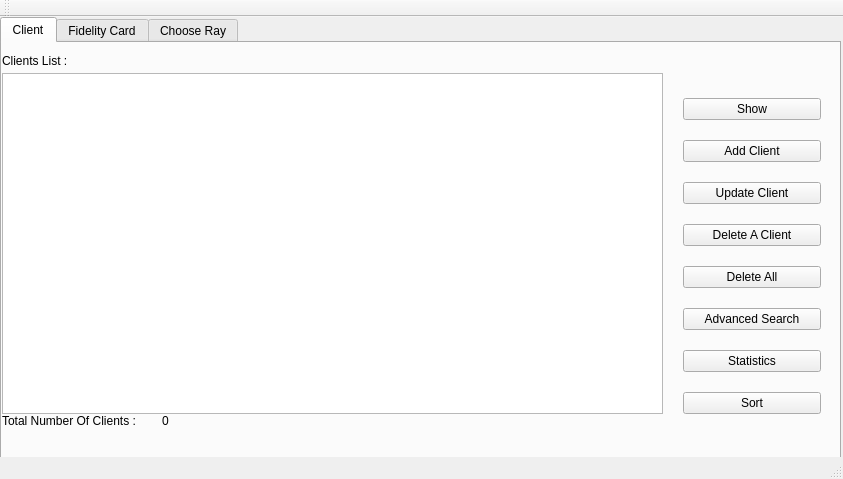
<?xml version="1.0" encoding="UTF-8"?>
<ui version="4.0">
 <class>MainWindow</class>
 <widget class="QMainWindow" name="MainWindow">
  <property name="geometry">
   <rect>
    <x>0</x>
    <y>0</y>
    <width>843</width>
    <height>479</height>
   </rect>
  </property>
  <property name="windowTitle">
   <string>MainWindow</string>
  </property>
  <widget class="QWidget" name="centralWidget">
   <widget class="QStackedWidget" name="stackedWidget">
    <property name="geometry">
     <rect>
      <x>0</x>
      <y>0</y>
      <width>841</width>
      <height>451</height>
     </rect>
    </property>
    <property name="currentIndex">
     <number>0</number>
    </property>
    <widget class="QWidget" name="page">
     <widget class="QTabWidget" name="tabWidget">
      <property name="geometry">
       <rect>
        <x>0</x>
        <y>0</y>
        <width>841</width>
        <height>471</height>
       </rect>
      </property>
      <property name="currentIndex">
       <number>0</number>
      </property>
      <widget class="QWidget" name="tab_3">
       <attribute name="title">
        <string>Client</string>
       </attribute>
       <widget class="QTableWidget" name="tableWidget">
        <property name="geometry">
         <rect>
          <x>0</x>
          <y>30</y>
          <width>661</width>
          <height>341</height>
         </rect>
        </property>
       </widget>
       <widget class="QWidget" name="layoutWidget">
        <property name="geometry">
         <rect>
          <x>670</x>
          <y>30</y>
          <width>160</width>
          <height>371</height>
         </rect>
        </property>
        <layout class="QVBoxLayout" name="verticalLayout">
         <item>
          <widget class="QPushButton" name="pushButton_2">
           <property name="styleSheet">
            <string notr="true"/>
           </property>
           <property name="text">
            <string>Show</string>
           </property>
          </widget>
         </item>
         <item>
          <widget class="QPushButton" name="pushButton">
           <property name="text">
            <string>Add Client</string>
           </property>
          </widget>
         </item>
         <item>
          <widget class="QPushButton" name="pushButton_3">
           <property name="text">
            <string>Update Client</string>
           </property>
          </widget>
         </item>
         <item>
          <widget class="QPushButton" name="pushButton_5">
           <property name="text">
            <string>Delete A Client</string>
           </property>
          </widget>
         </item>
         <item>
          <widget class="QPushButton" name="pushButton_4">
           <property name="text">
            <string>Delete All</string>
           </property>
          </widget>
         </item>
         <item>
          <widget class="QPushButton" name="pushButton_28">
           <property name="text">
            <string>Advanced Search</string>
           </property>
          </widget>
         </item>
         <item>
          <widget class="QPushButton" name="pushButton_29">
           <property name="text">
            <string>Statistics</string>
           </property>
          </widget>
         </item>
         <item>
          <widget class="QPushButton" name="pushButton_23">
           <property name="text">
            <string>Sort</string>
           </property>
          </widget>
         </item>
        </layout>
       </widget>
       <widget class="QLabel" name="label">
        <property name="geometry">
         <rect>
          <x>0</x>
          <y>10</y>
          <width>161</width>
          <height>16</height>
         </rect>
        </property>
        <property name="text">
         <string>Clients List :</string>
        </property>
       </widget>
       <widget class="QLabel" name="label_13">
        <property name="geometry">
         <rect>
          <x>0</x>
          <y>370</y>
          <width>161</width>
          <height>16</height>
         </rect>
        </property>
        <property name="text">
         <string>Total Number Of Clients :</string>
        </property>
       </widget>
       <widget class="QLabel" name="label_18">
        <property name="geometry">
         <rect>
          <x>160</x>
          <y>370</y>
          <width>55</width>
          <height>16</height>
         </rect>
        </property>
        <property name="text">
         <string>0</string>
        </property>
       </widget>
      </widget>
      <widget class="QWidget" name="tab_4">
       <attribute name="title">
        <string>Fidelity Card</string>
       </attribute>
       <widget class="QTableWidget" name="tableWidget_2">
        <property name="geometry">
         <rect>
          <x>0</x>
          <y>20</y>
          <width>661</width>
          <height>351</height>
         </rect>
        </property>
       </widget>
       <widget class="QWidget" name="layoutWidget_10">
        <property name="geometry">
         <rect>
          <x>670</x>
          <y>20</y>
          <width>160</width>
          <height>371</height>
         </rect>
        </property>
        <layout class="QVBoxLayout" name="verticalLayout_6">
         <item>
          <widget class="QPushButton" name="pushButton_12">
           <property name="styleSheet">
            <string notr="true"/>
           </property>
           <property name="text">
            <string>Show</string>
           </property>
          </widget>
         </item>
         <item>
          <widget class="QPushButton" name="pushButton_13">
           <property name="text">
            <string>Add Card</string>
           </property>
          </widget>
         </item>
         <item>
          <widget class="QPushButton" name="pushButton_14">
           <property name="text">
            <string>Update Card</string>
           </property>
          </widget>
         </item>
         <item>
          <widget class="QPushButton" name="pushButton_15">
           <property name="text">
            <string>Delete Card</string>
           </property>
          </widget>
         </item>
         <item>
          <widget class="QPushButton" name="pushButton_16">
           <property name="text">
            <string>Delete All</string>
           </property>
          </widget>
         </item>
        </layout>
       </widget>
       <widget class="QLabel" name="label_10">
        <property name="geometry">
         <rect>
          <x>0</x>
          <y>0</y>
          <width>161</width>
          <height>16</height>
         </rect>
        </property>
        <property name="text">
         <string>Fidelity Card List :</string>
        </property>
       </widget>
       <widget class="QLabel" name="label_19">
        <property name="geometry">
         <rect>
          <x>0</x>
          <y>370</y>
          <width>161</width>
          <height>16</height>
         </rect>
        </property>
        <property name="text">
         <string>Total Number Of Cards :</string>
        </property>
       </widget>
       <widget class="QLabel" name="label_20">
        <property name="geometry">
         <rect>
          <x>160</x>
          <y>370</y>
          <width>55</width>
          <height>16</height>
         </rect>
        </property>
        <property name="text">
         <string>0</string>
        </property>
       </widget>
      </widget>
      <widget class="QWidget" name="tab">
       <attribute name="title">
        <string>Choose Ray</string>
       </attribute>
       <widget class="QComboBox" name="comboBox">
        <property name="geometry">
         <rect>
          <x>350</x>
          <y>200</y>
          <width>161</width>
          <height>22</height>
         </rect>
        </property>
        <item>
         <property name="text">
          <string>Food</string>
         </property>
        </item>
        <item>
         <property name="text">
          <string>Office</string>
         </property>
        </item>
        <item>
         <property name="text">
          <string>Electronics</string>
         </property>
        </item>
       </widget>
      </widget>
     </widget>
    </widget>
    <widget class="QWidget" name="page_8">
     <widget class="QGroupBox" name="groupBox">
      <property name="geometry">
       <rect>
        <x>370</x>
        <y>60</y>
        <width>101</width>
        <height>191</height>
       </rect>
      </property>
      <property name="title">
       <string>Sort By :</string>
      </property>
      <widget class="QWidget" name="verticalLayoutWidget">
       <property name="geometry">
        <rect>
         <x>10</x>
         <y>20</y>
         <width>81</width>
         <height>161</height>
        </rect>
       </property>
       <layout class="QVBoxLayout" name="verticalLayout_11">
        <item>
         <widget class="QRadioButton" name="radioButton_2">
          <property name="text">
           <string>Name</string>
          </property>
          <property name="checked">
           <bool>true</bool>
          </property>
         </widget>
        </item>
        <item>
         <widget class="QRadioButton" name="radioButton_3">
          <property name="text">
           <string>Surname</string>
          </property>
         </widget>
        </item>
        <item>
         <widget class="QRadioButton" name="radioButton">
          <property name="text">
           <string>CIN</string>
          </property>
         </widget>
        </item>
       </layout>
      </widget>
     </widget>
     <widget class="QPushButton" name="pushButton_25">
      <property name="geometry">
       <rect>
        <x>420</x>
        <y>270</y>
        <width>93</width>
        <height>28</height>
       </rect>
      </property>
      <property name="text">
       <string>Cancel</string>
      </property>
     </widget>
     <widget class="QPushButton" name="pushButton_24">
      <property name="geometry">
       <rect>
        <x>320</x>
        <y>270</y>
        <width>93</width>
        <height>28</height>
       </rect>
      </property>
      <property name="text">
       <string>Sort</string>
      </property>
     </widget>
    </widget>
    <widget class="QWidget" name="page_9">
     <widget class="QPushButton" name="pushButton_26">
      <property name="geometry">
       <rect>
        <x>320</x>
        <y>270</y>
        <width>93</width>
        <height>28</height>
       </rect>
      </property>
      <property name="text">
       <string>Search</string>
      </property>
     </widget>
     <widget class="QGroupBox" name="groupBox_2">
      <property name="geometry">
       <rect>
        <x>250</x>
        <y>60</y>
        <width>111</width>
        <height>191</height>
       </rect>
      </property>
      <property name="title">
       <string>Search :</string>
      </property>
      <widget class="QWidget" name="verticalLayoutWidget_2">
       <property name="geometry">
        <rect>
         <x>10</x>
         <y>20</y>
         <width>81</width>
         <height>161</height>
        </rect>
       </property>
       <layout class="QVBoxLayout" name="verticalLayout_12">
        <item>
         <widget class="QRadioButton" name="radioButton_4">
          <property name="text">
           <string>Name</string>
          </property>
          <property name="checked">
           <bool>true</bool>
          </property>
         </widget>
        </item>
        <item>
         <widget class="QRadioButton" name="radioButton_5">
          <property name="text">
           <string>Surname</string>
          </property>
         </widget>
        </item>
        <item>
         <widget class="QRadioButton" name="radioButton_6">
          <property name="text">
           <string>CIN</string>
          </property>
         </widget>
        </item>
       </layout>
      </widget>
     </widget>
     <widget class="QPushButton" name="pushButton_27">
      <property name="geometry">
       <rect>
        <x>420</x>
        <y>270</y>
        <width>93</width>
        <height>28</height>
       </rect>
      </property>
      <property name="text">
       <string>Cancel</string>
      </property>
     </widget>
     <widget class="QGroupBox" name="groupBox_3">
      <property name="geometry">
       <rect>
        <x>370</x>
        <y>60</y>
        <width>391</width>
        <height>191</height>
       </rect>
      </property>
      <property name="title">
       <string>Place :</string>
      </property>
      <widget class="QLineEdit" name="lineEdit_9">
       <property name="geometry">
        <rect>
         <x>150</x>
         <y>90</y>
         <width>231</width>
         <height>22</height>
        </rect>
       </property>
      </widget>
      <widget class="QWidget" name="verticalLayoutWidget_3">
       <property name="geometry">
        <rect>
         <x>10</x>
         <y>30</y>
         <width>131</width>
         <height>151</height>
        </rect>
       </property>
       <layout class="QVBoxLayout" name="verticalLayout_13">
        <item>
         <widget class="QRadioButton" name="radioButton_9">
          <property name="text">
           <string>Contains :</string>
          </property>
         </widget>
        </item>
        <item>
         <widget class="QRadioButton" name="radioButton_7">
          <property name="text">
           <string>Starts With :</string>
          </property>
          <property name="checked">
           <bool>true</bool>
          </property>
         </widget>
        </item>
        <item>
         <widget class="QRadioButton" name="radioButton_8">
          <property name="text">
           <string>Ends By :</string>
          </property>
         </widget>
        </item>
       </layout>
      </widget>
     </widget>
    </widget>
    <widget class="QWidget" name="page_2">
     <widget class="QWidget" name="layoutWidget_2">
      <property name="geometry">
       <rect>
        <x>310</x>
        <y>370</y>
        <width>251</width>
        <height>30</height>
       </rect>
      </property>
      <layout class="QHBoxLayout" name="horizontalLayout">
       <item>
        <widget class="QPushButton" name="pushButton_6">
         <property name="text">
          <string>Add</string>
         </property>
        </widget>
       </item>
       <item>
        <widget class="QPushButton" name="pushButton_7">
         <property name="text">
          <string>Cancel</string>
         </property>
        </widget>
       </item>
      </layout>
     </widget>
     <widget class="QWidget" name="layoutWidget_3">
      <property name="geometry">
       <rect>
        <x>300</x>
        <y>20</y>
        <width>331</width>
        <height>341</height>
       </rect>
      </property>
      <layout class="QVBoxLayout" name="verticalLayout_2">
       <item>
        <widget class="QLineEdit" name="lineEdit"/>
       </item>
       <item>
        <widget class="QLineEdit" name="lineEdit_2"/>
       </item>
       <item>
        <widget class="QLineEdit" name="lineEdit_3"/>
       </item>
       <item>
        <widget class="QLineEdit" name="lineEdit_5"/>
       </item>
       <item>
        <widget class="QLineEdit" name="lineEdit_17"/>
       </item>
       <item>
        <widget class="QLineEdit" name="lineEdit_18"/>
       </item>
       <item>
        <widget class="QLineEdit" name="lineEdit_19"/>
       </item>
      </layout>
     </widget>
     <widget class="QWidget" name="layoutWidget_4">
      <property name="geometry">
       <rect>
        <x>120</x>
        <y>20</y>
        <width>171</width>
        <height>331</height>
       </rect>
      </property>
      <layout class="QVBoxLayout" name="verticalLayout_3">
       <item>
        <widget class="QLabel" name="label_2">
         <property name="text">
          <string>CIN :</string>
         </property>
        </widget>
       </item>
       <item>
        <widget class="QLabel" name="label_3">
         <property name="text">
          <string>Name :</string>
         </property>
        </widget>
       </item>
       <item>
        <widget class="QLabel" name="label_4">
         <property name="text">
          <string>Surname :</string>
         </property>
        </widget>
       </item>
       <item>
        <widget class="QLabel" name="label_5">
         <property name="text">
          <string>Date Of Birth :</string>
         </property>
        </widget>
       </item>
       <item>
        <widget class="QLabel" name="label_22">
         <property name="text">
          <string>Last Visit :</string>
         </property>
        </widget>
       </item>
       <item>
        <widget class="QLabel" name="label_23">
         <property name="text">
          <string>Email :</string>
         </property>
        </widget>
       </item>
       <item>
        <widget class="QLabel" name="label_24">
         <property name="text">
          <string>Photo :</string>
         </property>
        </widget>
       </item>
      </layout>
     </widget>
    </widget>
    <widget class="QWidget" name="page_5">
     <widget class="QWidget" name="layoutWidget_11">
      <property name="geometry">
       <rect>
        <x>320</x>
        <y>330</y>
        <width>251</width>
        <height>30</height>
       </rect>
      </property>
      <layout class="QHBoxLayout" name="horizontalLayout_5">
       <item>
        <widget class="QPushButton" name="pushButton_17">
         <property name="text">
          <string>Add</string>
         </property>
        </widget>
       </item>
       <item>
        <widget class="QPushButton" name="pushButton_18">
         <property name="text">
          <string>Cancel</string>
         </property>
        </widget>
       </item>
      </layout>
     </widget>
     <widget class="QWidget" name="layoutWidget_12">
      <property name="geometry">
       <rect>
        <x>310</x>
        <y>40</y>
        <width>331</width>
        <height>281</height>
       </rect>
      </property>
      <layout class="QVBoxLayout" name="verticalLayout_7">
       <item>
        <widget class="QLineEdit" name="lineEdit_12"/>
       </item>
       <item>
        <widget class="QLineEdit" name="lineEdit_16">
         <property name="text">
          <string/>
         </property>
         <property name="readOnly">
          <bool>true</bool>
         </property>
        </widget>
       </item>
       <item>
        <widget class="QLineEdit" name="lineEdit_13"/>
       </item>
      </layout>
     </widget>
     <widget class="QWidget" name="layoutWidget_13">
      <property name="geometry">
       <rect>
        <x>250</x>
        <y>80</y>
        <width>61</width>
        <height>201</height>
       </rect>
      </property>
      <layout class="QVBoxLayout" name="verticalLayout_8">
       <item>
        <widget class="QLabel" name="label_14">
         <property name="text">
          <string>CIN :</string>
         </property>
        </widget>
       </item>
       <item>
        <widget class="QLabel" name="label_21">
         <property name="text">
          <string>RFID :</string>
         </property>
        </widget>
       </item>
       <item>
        <widget class="QLabel" name="label_15">
         <property name="text">
          <string>Points :</string>
         </property>
        </widget>
       </item>
      </layout>
     </widget>
    </widget>
    <widget class="QWidget" name="page_6">
     <widget class="QWidget" name="layoutWidget_14">
      <property name="geometry">
       <rect>
        <x>250</x>
        <y>100</y>
        <width>93</width>
        <height>181</height>
       </rect>
      </property>
      <layout class="QVBoxLayout" name="verticalLayout_9">
       <item>
        <widget class="QLabel" name="label_16">
         <property name="text">
          <string>RFID :</string>
         </property>
        </widget>
       </item>
       <item>
        <widget class="QLabel" name="label_17">
         <property name="text">
          <string>Points :</string>
         </property>
        </widget>
       </item>
      </layout>
     </widget>
     <widget class="QWidget" name="layoutWidget_15">
      <property name="geometry">
       <rect>
        <x>360</x>
        <y>330</y>
        <width>195</width>
        <height>30</height>
       </rect>
      </property>
      <layout class="QHBoxLayout" name="horizontalLayout_6">
       <item>
        <widget class="QPushButton" name="pushButton_19">
         <property name="text">
          <string>Update</string>
         </property>
        </widget>
       </item>
       <item>
        <widget class="QPushButton" name="pushButton_20">
         <property name="text">
          <string>Cancel</string>
         </property>
        </widget>
       </item>
      </layout>
     </widget>
     <widget class="QWidget" name="layoutWidget_16">
      <property name="geometry">
       <rect>
        <x>350</x>
        <y>70</y>
        <width>291</width>
        <height>251</height>
       </rect>
      </property>
      <layout class="QVBoxLayout" name="verticalLayout_10">
       <item>
        <widget class="QLineEdit" name="lineEdit_11">
         <property name="readOnly">
          <bool>true</bool>
         </property>
        </widget>
       </item>
       <item>
        <widget class="QLineEdit" name="lineEdit_15"/>
       </item>
      </layout>
     </widget>
    </widget>
    <widget class="QWidget" name="page_3">
     <widget class="QWidget" name="layoutWidget_5">
      <property name="geometry">
       <rect>
        <x>130</x>
        <y>70</y>
        <width>171</width>
        <height>231</height>
       </rect>
      </property>
      <layout class="QVBoxLayout" name="verticalLayout_4">
       <item>
        <widget class="QLabel" name="label_8">
         <property name="text">
          <string>CIN :</string>
         </property>
        </widget>
       </item>
       <item>
        <widget class="QLabel" name="label_6">
         <property name="text">
          <string>Name :</string>
         </property>
        </widget>
       </item>
       <item>
        <widget class="QLabel" name="label_7">
         <property name="text">
          <string>Surname :</string>
         </property>
        </widget>
       </item>
       <item>
        <widget class="QLabel" name="label_9">
         <property name="text">
          <string>Date Of Birth :</string>
         </property>
        </widget>
       </item>
       <item>
        <widget class="QLabel" name="label_25">
         <property name="text">
          <string>Last Visit :</string>
         </property>
        </widget>
       </item>
       <item>
        <widget class="QLabel" name="label_26">
         <property name="text">
          <string>E-mail :</string>
         </property>
        </widget>
       </item>
       <item>
        <widget class="QLabel" name="label_27">
         <property name="text">
          <string>Photo :</string>
         </property>
        </widget>
       </item>
      </layout>
     </widget>
     <widget class="QWidget" name="layoutWidget_6">
      <property name="geometry">
       <rect>
        <x>310</x>
        <y>60</y>
        <width>291</width>
        <height>251</height>
       </rect>
      </property>
      <layout class="QVBoxLayout" name="verticalLayout_5">
       <item>
        <widget class="QLineEdit" name="lineEdit_4"/>
       </item>
       <item>
        <widget class="QLineEdit" name="lineEdit_6"/>
       </item>
       <item>
        <widget class="QLineEdit" name="lineEdit_7"/>
       </item>
       <item>
        <widget class="QLineEdit" name="lineEdit_8"/>
       </item>
       <item>
        <widget class="QLineEdit" name="lineEdit_20"/>
       </item>
       <item>
        <widget class="QLineEdit" name="lineEdit_21"/>
       </item>
       <item>
        <widget class="QLineEdit" name="lineEdit_22"/>
       </item>
      </layout>
     </widget>
     <widget class="QWidget" name="layoutWidget_7">
      <property name="geometry">
       <rect>
        <x>320</x>
        <y>320</y>
        <width>195</width>
        <height>30</height>
       </rect>
      </property>
      <layout class="QHBoxLayout" name="horizontalLayout_2">
       <item>
        <widget class="QPushButton" name="pushButton_8">
         <property name="text">
          <string>Update</string>
         </property>
        </widget>
       </item>
       <item>
        <widget class="QPushButton" name="pushButton_9">
         <property name="text">
          <string>Cancel</string>
         </property>
        </widget>
       </item>
      </layout>
     </widget>
    </widget>
    <widget class="QWidget" name="page_4">
     <widget class="QWidget" name="layoutWidget_8">
      <property name="geometry">
       <rect>
        <x>300</x>
        <y>150</y>
        <width>311</width>
        <height>24</height>
       </rect>
      </property>
      <layout class="QHBoxLayout" name="horizontalLayout_3">
       <item>
        <widget class="QLabel" name="label_11">
         <property name="text">
          <string>CIN :</string>
         </property>
        </widget>
       </item>
       <item>
        <widget class="QLineEdit" name="lineEdit_10"/>
       </item>
      </layout>
     </widget>
     <widget class="QWidget" name="layoutWidget_9">
      <property name="geometry">
       <rect>
        <x>350</x>
        <y>180</y>
        <width>221</width>
        <height>30</height>
       </rect>
      </property>
      <layout class="QHBoxLayout" name="horizontalLayout_4">
       <item>
        <widget class="QPushButton" name="pushButton_10">
         <property name="text">
          <string>Delete</string>
         </property>
        </widget>
       </item>
       <item>
        <widget class="QPushButton" name="pushButton_11">
         <property name="text">
          <string>Cancel</string>
         </property>
        </widget>
       </item>
      </layout>
     </widget>
    </widget>
    <widget class="QWidget" name="page_7">
     <widget class="QWidget" name="layoutWidget_17">
      <property name="geometry">
       <rect>
        <x>340</x>
        <y>180</y>
        <width>221</width>
        <height>30</height>
       </rect>
      </property>
      <layout class="QHBoxLayout" name="horizontalLayout_7">
       <item>
        <widget class="QPushButton" name="pushButton_21">
         <property name="text">
          <string>Delete</string>
         </property>
        </widget>
       </item>
       <item>
        <widget class="QPushButton" name="pushButton_22">
         <property name="text">
          <string>Cancel</string>
         </property>
        </widget>
       </item>
      </layout>
     </widget>
     <widget class="QWidget" name="layoutWidget_18">
      <property name="geometry">
       <rect>
        <x>290</x>
        <y>150</y>
        <width>311</width>
        <height>24</height>
       </rect>
      </property>
      <layout class="QHBoxLayout" name="horizontalLayout_8">
       <item>
        <widget class="QLabel" name="label_12">
         <property name="text">
          <string>RFID: </string>
         </property>
        </widget>
       </item>
       <item>
        <widget class="QLineEdit" name="lineEdit_14">
         <property name="readOnly">
          <bool>true</bool>
         </property>
        </widget>
       </item>
      </layout>
     </widget>
    </widget>
    <widget class="QWidget" name="page_10"/>
   </widget>
  </widget>
  <widget class="QMenuBar" name="menuBar">
   <property name="geometry">
    <rect>
     <x>0</x>
     <y>0</y>
     <width>843</width>
     <height>26</height>
    </rect>
   </property>
  </widget>
  <widget class="QToolBar" name="mainToolBar">
   <attribute name="toolBarArea">
    <enum>TopToolBarArea</enum>
   </attribute>
   <attribute name="toolBarBreak">
    <bool>false</bool>
   </attribute>
  </widget>
  <widget class="QStatusBar" name="statusBar"/>
 </widget>
 <layoutdefault spacing="6" margin="11"/>
 <resources/>
 <connections/>
</ui>
